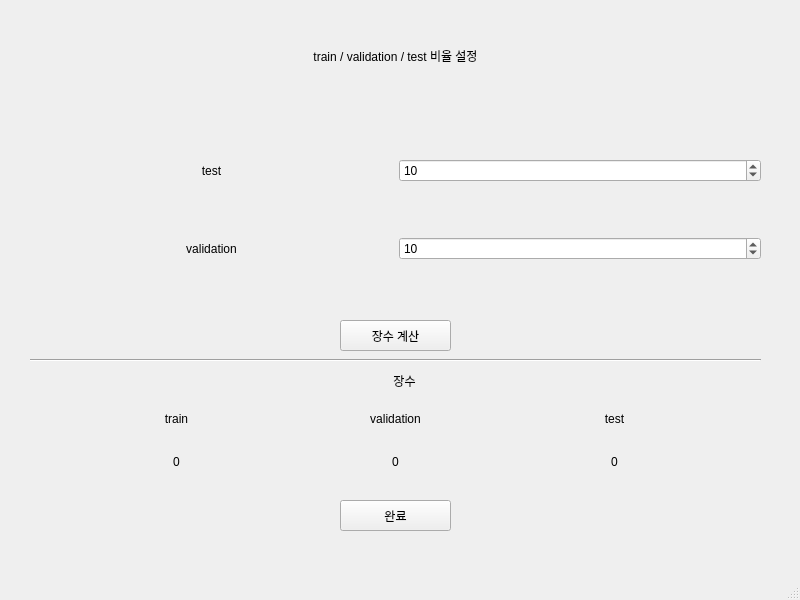
<?xml version="1.0" encoding="UTF-8"?>
<ui version="4.0">
 <class>MainWindow</class>
 <widget class="QMainWindow" name="MainWindow">
  <property name="geometry">
   <rect>
    <x>0</x>
    <y>0</y>
    <width>800</width>
    <height>600</height>
   </rect>
  </property>
  <property name="windowTitle">
   <string>MainWindow</string>
  </property>
  <widget class="QWidget" name="centralwidget">
   <widget class="QWidget" name="gridLayoutWidget">
    <property name="geometry">
     <rect>
      <x>30</x>
      <y>110</y>
      <width>731</width>
      <height>201</height>
     </rect>
    </property>
    <layout class="QGridLayout" name="gridLayout" rowstretch="1,0,0">
     <item row="2" column="1">
      <widget class="QLabel" name="validation">
       <property name="text">
        <string>validation</string>
       </property>
       <property name="alignment">
        <set>Qt::AlignCenter</set>
       </property>
      </widget>
     </item>
     <item row="0" column="1">
      <widget class="QLabel" name="test">
       <property name="text">
        <string>test</string>
       </property>
       <property name="textFormat">
        <enum>Qt::AutoText</enum>
       </property>
       <property name="alignment">
        <set>Qt::AlignCenter</set>
       </property>
      </widget>
     </item>
     <item row="0" column="2">
      <widget class="QSpinBox" name="spinBoxTest">
       <property name="minimum">
        <number>5</number>
       </property>
       <property name="maximum">
        <number>20</number>
       </property>
       <property name="singleStep">
        <number>5</number>
       </property>
       <property name="value">
        <number>10</number>
       </property>
      </widget>
     </item>
     <item row="2" column="2">
      <widget class="QSpinBox" name="spinBoxVal">
       <property name="minimum">
        <number>5</number>
       </property>
       <property name="maximum">
        <number>30</number>
       </property>
       <property name="singleStep">
        <number>5</number>
       </property>
       <property name="value">
        <number>10</number>
       </property>
      </widget>
     </item>
    </layout>
   </widget>
   <widget class="Line" name="line">
    <property name="geometry">
     <rect>
      <x>30</x>
      <y>350</y>
      <width>731</width>
      <height>20</height>
     </rect>
    </property>
    <property name="orientation">
     <enum>Qt::Horizontal</enum>
    </property>
   </widget>
   <widget class="QWidget" name="gridLayoutWidget_2">
    <property name="geometry">
     <rect>
      <x>70</x>
      <y>400</y>
      <width>651</width>
      <height>80</height>
     </rect>
    </property>
    <layout class="QGridLayout" name="gridLayout_2">
     <item row="1" column="2">
      <widget class="QLabel" name="labelTestCnt">
       <property name="text">
        <string>0</string>
       </property>
       <property name="alignment">
        <set>Qt::AlignCenter</set>
       </property>
      </widget>
     </item>
     <item row="0" column="0">
      <widget class="QLabel" name="label_3">
       <property name="text">
        <string>train</string>
       </property>
       <property name="alignment">
        <set>Qt::AlignCenter</set>
       </property>
      </widget>
     </item>
     <item row="1" column="1">
      <widget class="QLabel" name="labelValCnt">
       <property name="text">
        <string>0</string>
       </property>
       <property name="alignment">
        <set>Qt::AlignCenter</set>
       </property>
      </widget>
     </item>
     <item row="0" column="1">
      <widget class="QLabel" name="label_4">
       <property name="text">
        <string>validation</string>
       </property>
       <property name="alignment">
        <set>Qt::AlignCenter</set>
       </property>
      </widget>
     </item>
     <item row="1" column="0">
      <widget class="QLabel" name="labelTrainCnt">
       <property name="text">
        <string>0</string>
       </property>
       <property name="alignment">
        <set>Qt::AlignCenter</set>
       </property>
      </widget>
     </item>
     <item row="0" column="2">
      <widget class="QLabel" name="label_5">
       <property name="text">
        <string>test</string>
       </property>
       <property name="alignment">
        <set>Qt::AlignCenter</set>
       </property>
      </widget>
     </item>
    </layout>
   </widget>
   <widget class="QPushButton" name="pushButtonSetRatio">
    <property name="geometry">
     <rect>
      <x>340</x>
      <y>500</y>
      <width>111</width>
      <height>31</height>
     </rect>
    </property>
    <property name="text">
     <string>완료</string>
    </property>
   </widget>
   <widget class="QWidget" name="verticalLayoutWidget">
    <property name="geometry">
     <rect>
      <x>30</x>
      <y>10</y>
      <width>731</width>
      <height>91</height>
     </rect>
    </property>
    <layout class="QVBoxLayout" name="verticalLayout">
     <item>
      <widget class="QLabel" name="label_6">
       <property name="cursor">
        <cursorShape>ArrowCursor</cursorShape>
       </property>
       <property name="frameShadow">
        <enum>QFrame::Plain</enum>
       </property>
       <property name="lineWidth">
        <number>2</number>
       </property>
       <property name="text">
        <string>train / validation / test 비율 설정</string>
       </property>
       <property name="scaledContents">
        <bool>false</bool>
       </property>
       <property name="alignment">
        <set>Qt::AlignCenter</set>
       </property>
       <property name="wordWrap">
        <bool>false</bool>
       </property>
       <property name="indent">
        <number>-1</number>
       </property>
      </widget>
     </item>
    </layout>
   </widget>
   <widget class="QLabel" name="label_8">
    <property name="geometry">
     <rect>
      <x>40</x>
      <y>370</y>
      <width>729</width>
      <height>21</height>
     </rect>
    </property>
    <property name="cursor">
     <cursorShape>ArrowCursor</cursorShape>
    </property>
    <property name="frameShadow">
     <enum>QFrame::Plain</enum>
    </property>
    <property name="lineWidth">
     <number>2</number>
    </property>
    <property name="text">
     <string>장수</string>
    </property>
    <property name="scaledContents">
     <bool>false</bool>
    </property>
    <property name="alignment">
     <set>Qt::AlignCenter</set>
    </property>
    <property name="wordWrap">
     <bool>false</bool>
    </property>
    <property name="indent">
     <number>-1</number>
    </property>
   </widget>
   <widget class="QPushButton" name="pushButtonCalculateImg">
    <property name="geometry">
     <rect>
      <x>340</x>
      <y>320</y>
      <width>111</width>
      <height>31</height>
     </rect>
    </property>
    <property name="text">
     <string>장수 계산</string>
    </property>
   </widget>
  </widget>
  <widget class="QMenuBar" name="menubar">
   <property name="geometry">
    <rect>
     <x>0</x>
     <y>0</y>
     <width>800</width>
     <height>21</height>
    </rect>
   </property>
  </widget>
  <widget class="QStatusBar" name="statusbar"/>
 </widget>
 <resources/>
 <connections/>
</ui>
